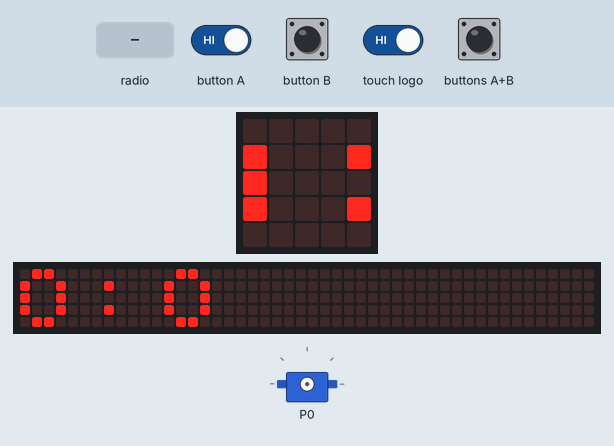
Recording of a program running on a simulated BBC micro:bit (MakeCode). On the bench: the board's 5×5 LED display, a strip that is not on the board, showing the scrolling text unrolled, servo. The inputs (shaded band) are chosen by the test bench. The 48×5 strip is a reading aid, not a part: it shows the text the display is scrolling, unrolled, one strip-width of it at a time.

Above: at 1.25 s.
1.3 s: radio message "1" arrives
At 1.42 s:
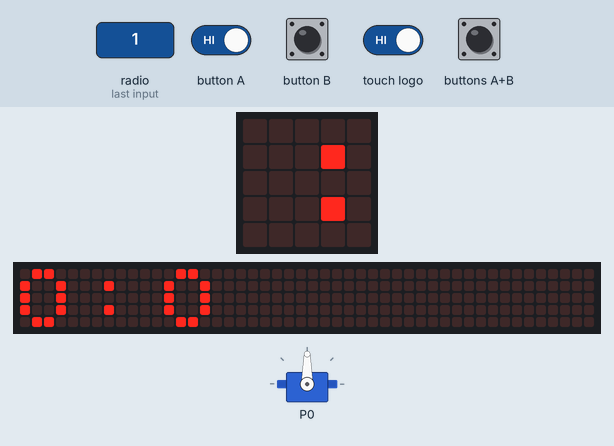
3.1 s: button A driven LOW and touch logo driven LOW
At 4.3 s:
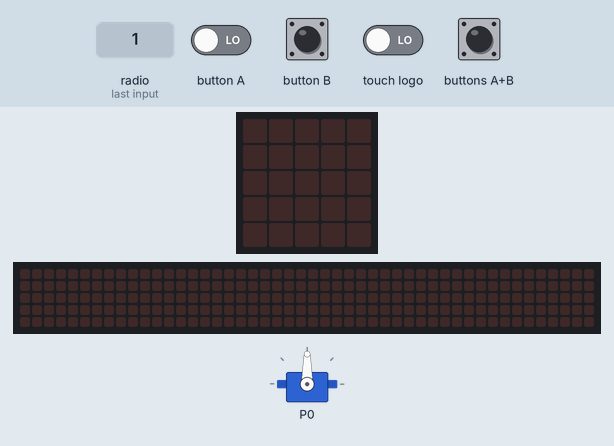
6.1 s: button B pressed for 0.15 s
At 7.8 s:
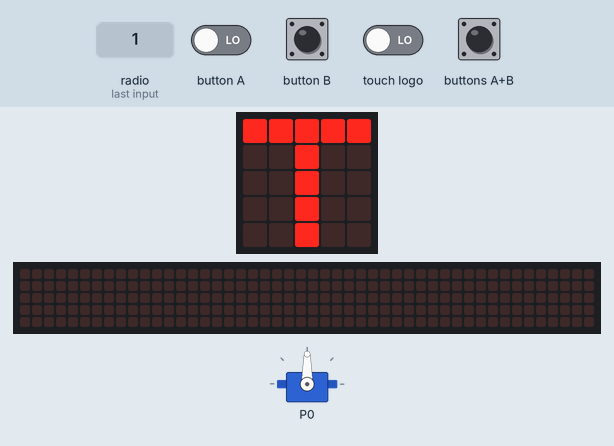
9.2 s: button B pressed for 1 s
12.9 s: touch logo released
Timing chart, 0 to 15.4 s (numbered marks = the images above; inputs shaded):
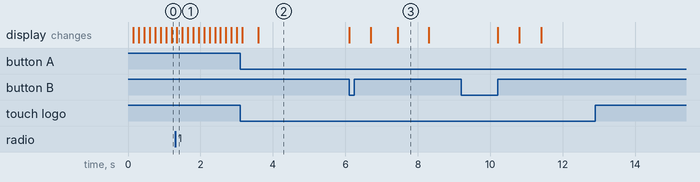

Measured:
- after the input at 6.1 s, the display: first differs from a run without the input after 1.4 s (image 3)
- after the input at 12.9 s, every drawn part: stays the same
- what the display in image 3 shows lasts 0.8 s, from 7.5 s to 8.3 s

The program:

main.ts
```typescript
function Time_Calc () {
    hms[0] = hms[0] + 0.5
    if (hms[0] >= 60) {
        hms[0] = 0
        hms[1] = hms[1] + 1
    }
    if (hms[1] >= 60) {
        hms[1] = 0
        hms[2] = hms[2] + 1
    }
    if (hms[2] >= 24) {
        hms = [0, 0, 0]
    }
}
function Time_Set (num: number) {
    status = "Time_Set"
    basic.showString("T")
    basic.pause(100)
    basic.clearScreen()
}
radio.onReceivedNumber(function (receivedNumber) {
    let 리스트: number[] = []
    if (receivedNumber == 1 && 리스트[2] >= 6) {
        servos.P0.setAngle(180)
    } else if (receivedNumber == 0 && 리스트[2] >= 23) {
        servos.P0.setAngle(0)
    } else {
        servos.P0.setAngle(90)
    }
})
input.onLogoEvent(TouchButtonEvent.Pressed, function () {
    if (status == "Settings" || status == "Time_Set") {
        status = "Start_Menu"
    }
})
function Timer_Count () {
    while (input.logoIsPressed()) {
        delay += 1
        basic.pause(1000)
        if (delay >= 3) {
            delay = 0
            setiings()
        }
    }
    delay = 0
}
input.onButtonPressed(Button.A, function () {
    if (status == "Settings") {
        On_A_Pressed_setting()
    }
    if (status == "Time_Set") {
        On_A_Pressed_Time()
    }
})
function On_A_Pressed_Time () {
    if (hms[count] > 0) {
        hms[count] = hms[count] - 1
        basic.pause(200)
        basic.showNumber(hms[count])
    } else {
        hms[count] = 59
        basic.pause(200)
        basic.showNumber(hms[count])
    }
}
function On_B_Pressed_Setting () {
    if (count < 2) {
        count += 1
        basic.showNumber(count)
    } else {
        count = 0
        basic.showNumber(count)
    }
}
input.onButtonPressed(Button.AB, function () {
    if (status == "Settings") {
        Time_Set(count)
    } else {
        if (status == "Time_Set") {
            setiings()
        }
    }
})
input.onButtonPressed(Button.B, function () {
    if (status == "Settings") {
        On_B_Pressed_Setting()
    }
    if (status == "Time_Set") {
        On_B_Pressed_Time()
    }
})
function On_B_Pressed_Time () {
    if (hms[count] < 59) {
        hms[count] = hms[count] + 1
        basic.pause(200)
        basic.showNumber(hms[count])
    } else {
        hms[count] = 0
        basic.pause(200)
        basic.showNumber(hms[count])
    }
}
function setiings () {
    status = "Settings"
    count = 0
    basic.showIcon(IconNames.Ghost)
    basic.clearScreen()
    basic.showNumber(count)
}
function On_A_Pressed_setting () {
    if (count > 0) {
        count += -1
        basic.showNumber(count)
    } else {
        count = 2
        basic.showNumber(count)
    }
}
input.onLogoEvent(TouchButtonEvent.Touched, function () {
    if (status == "Start_Menu") {
        Timer_Count()
    }
})
let count = 0
let delay = 0
let hms: number[] = []
let status = ""
status = "Start_Menu"
radio.setGroup(128)
radio.setTransmitPower(7)
hms = [0, 0, 0]
delay = 0
loops.everyInterval(60000, function () {
    if (status == "Start_Menu") {
        basic.showString("" + convertToText(hms[2]) + ":" + convertToText(hms[1]))
    }
})
basic.forever(function () {
    if (status == "Start_Menu") {
        basic.pause(500)
        Time_Calc()
    }
})
```

test.ts
```typescript
// 테스트는 여기로 이동합니다; 이 패키지가 확장으로 사용될 때 컴파일되지 않을 것 입니다.
```
